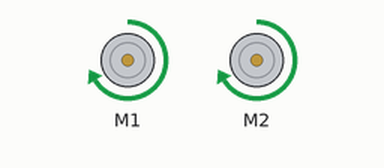
Simulated run of this sketch. Board: Arduino Uno, built with avr-gcc and run on an emulated ATmega328P. Shown: 2 × DC motor (green arrow = forward, orange = backward, longer = faster). What the sketch prints to the serial monitor is not drawn.

Above: at 0.5 s.
At 1.5 s:
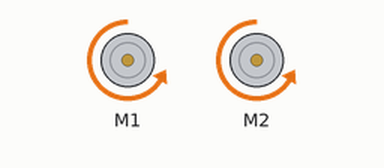
At 5.5 s:
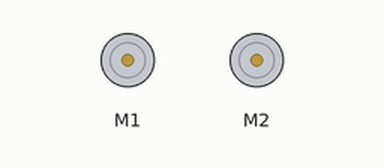
Timing chart, 0 to 6.9 s (numbered marks = the images above):
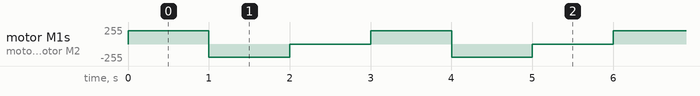

Measured:
- by itself, motor M1, motor M2: repeats every 3.0 s: backward 200/255 1.0 s, stopped 1.0 s, forward 200/255 1.0 s

The sketch:

LegacyBotForeAft.ino
```cpp
#include <AFMotor.h>

AF_DCMotor motorRight(1, MOTOR12_64KHZ); // create motor #2, 64KHz pwm
AF_DCMotor motorLeft(2, MOTOR12_64KHZ); // create motor #2, 64KHz pwm

void setup() {
  Serial.begin(9600);           // set up Serial library at 9600 bps
  Serial.println("Motor test!");

  motorRight.setSpeed(200);     // set the speed to 200/255
  motorLeft.setSpeed(200);     // set the speed to 200/255
}

void loop() {
  Serial.print("tick");

  motorRight.run(FORWARD);      // turn it on going forward
  motorLeft.run(FORWARD);      // turn it on going forward
  delay(1000);

  Serial.print("tock");
  motorRight.run(BACKWARD);     // the other way
  motorLeft.run(BACKWARD);     // the other way
  delay(1000);

  Serial.print("tack");
  motorRight.run(RELEASE);      // stopped
  motorLeft.run(RELEASE);      // stopped
  delay(1000);
}
```
